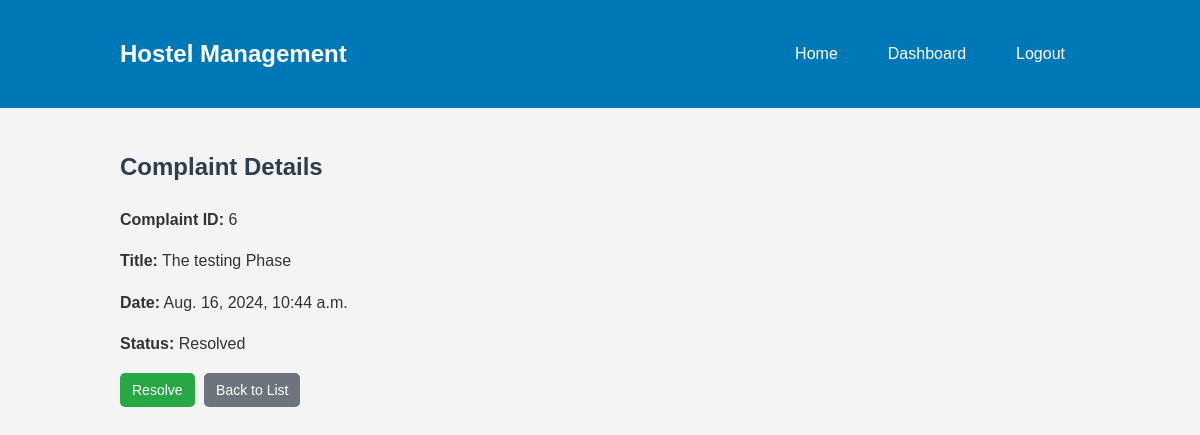
/manager/complaints/6/ (signed in), run on the app's committed database.
### core/models.py (models this page shows)
class Complaint(models.Model):
    student = models.ForeignKey(StudentProfile, on_delete=models.CASCADE)
    complaint_text = models.TextField()
    status = models.CharField(max_length=10, choices=(('pending', 'Pending'), ('resolved', 'Resolved')), default='pending')
    date_filed = models.DateTimeField(auto_now_add=True)
    date_resolved = models.DateTimeField(null=True, blank=True)

### core/views.py (the view)
# urls.py: path('manager/complaints/<int:id>/', views.view_detail_complaint, name='view_complaint'),
def view_detail_complaint(request, id):
    if request.user.role != 'manager':
        return redirect('login')
    complaints = Complaint.objects.get(id=id)
    return render(request, 'manager/view_complaints.html', {'complaint': complaints})

### core/templates/manager/view_complaints.html (shortened to what this page needs)
{% extends 'core/base.html' %}
{% block body %}
<div class="view-complaint-container">
    <div class="view-complaint-box">
        <h2>Complaint Details</h2>
        <div class="complaint-details">
            <p><strong>Complaint ID:</strong> {{ complaint.id }}</p>
            <p><strong>Title:</strong> {{ complaint.complaint_text }}</p>
            <p><strong>Date:</strong> {{ complaint.date_filed }}</p>
            <p><strong>Status:</strong> {{ complaint.get_status_display }}</p>
        </div>
        <div class="actions">
            <a href="{% url 'resolve_complaint' complaint.id %}" class="btn btn-success">Resolve</a>
            <a href="{% url 'manage_complaints' %}" class="btn btn-secondary">Back to List</a>
        </div>
    </div>
</div>
{% endblock body %}

### static/core/css/styles.css (style rules this page uses)
body { font-family: Arial, sans-serif; background-color: #f4f4f4; color: #333; margin: 0; padding: 0; line-height: 1.6; }
h1, h2 { color: #2c3e50; }

### core/templates/manager/view_complaints.html (style rules this page uses)
.btn-secondary { display: inline-block; padding: 6px 12px; background-color: #6c757d; color: white; text-decoration: none; border-radius: 5px; font-size: 14px; transition: background-color 0.3s; margin-right: 5px; }
.btn-success { display: inline-block; padding: 6px 12px; background-color: #28a745; color: white; text-decoration: none; border-radius: 5px; font-size: 14px; transition: background-color 0.3s; margin-right: 5px; }

### data on the page
Complaint: id "6", complaint_text "The testing Phase", date_filed "Aug. 16, 2024, 10:44 a.m.", status "Resolved"
